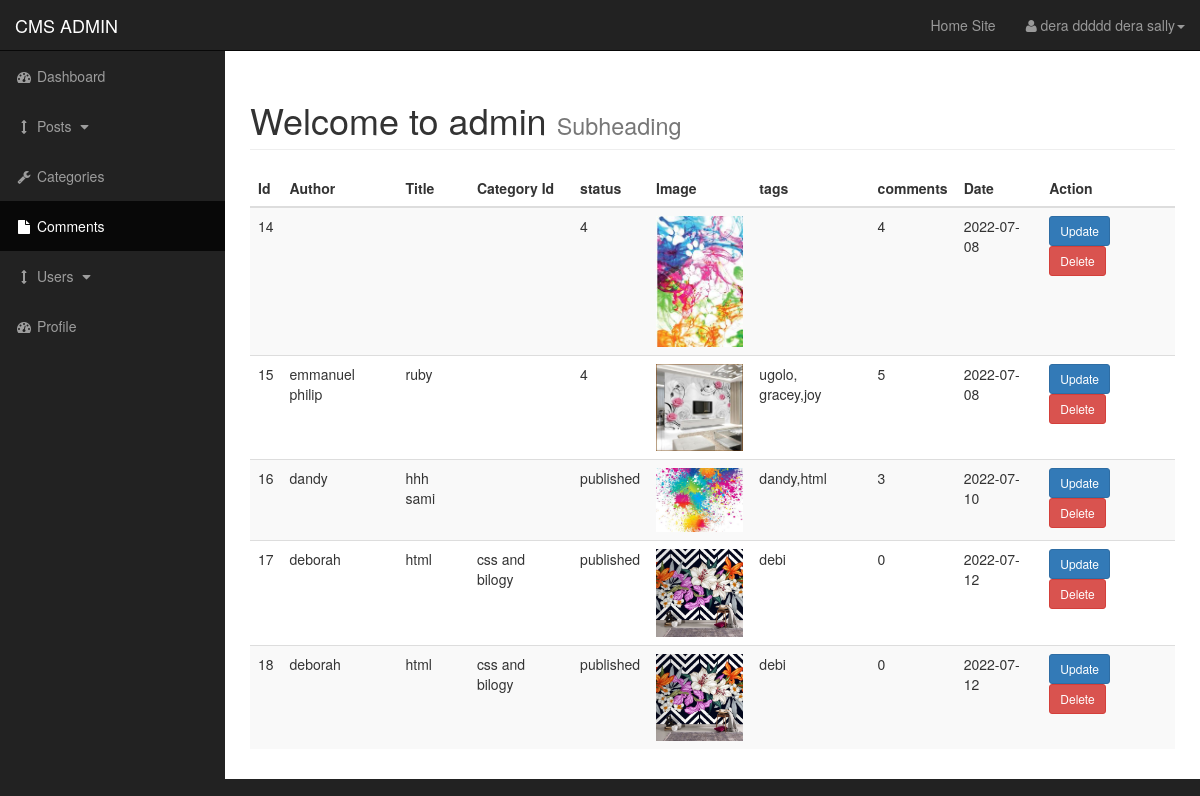
The app's page /admin/posts.php (signed in) with its own data.
### tables this page shows
CREATE TABLE `post` (
  `post_id` int(3) NOT NULL,
  `post_category_id` int(3) NOT NULL,
  `post_title` varchar(255) NOT NULL,
  `post_author` varchar(255) NOT NULL,
  `post_date` date NOT NULL,
  `post_image` text NOT NULL,
  `post_content` text NOT NULL,
  `post_tags` varchar(255) NOT NULL,
  `post_comment_count` int(11) NOT NULL,
  `post_status` varchar(255) NOT NULL DEFAULT 'draft'
);

CREATE TABLE `categories` (
  `cat_id` int(3) NOT NULL,
  `cat_title` varchar(255) NOT NULL
);

### admin/posts.php (the view, shortened to what this page needs)
<?php include_once('includes/header.php'); ?>
    <div id="wrapper">
        <?php include_once('includes/navigation.php'); ?>
        <div id="page-wrapper">
            <div class="container-fluid">
                <div class="row">
                    <div class="col-lg-12">
                    <h1 class="page-header">
                        Welcome to admin
                            <small> Subheading</small>
                        </h1>
                        <?php
                            global $conn;
                            $select = "SELECT * FROM `post`";
                            $sel = mysqli_query($conn, $select);
?>
                        <table class="table  table-striped">
                            <thead>
                                <tr>
                                    <th>Id</th>
                                    <th>Author </th>
                                    <th>Title</th>
                                    <th>Category Id</th>
                                    <th>status</th>
                                    <th>Image</th>
                                    <th>tags</th>
                                    <th>comments</th>
                                    <th>Date</th>
                                    <th>Action </th>
                                </tr>
                            </thead>
                            <tbody>
                            <?php
                                while($row=mysqli_fetch_assoc($sel)){
                                    $post_id = $row['post_id'];
                                    $post_author = $row['post_author'];
                                    $post_title = $row['post_title'];
                                    $post_category_id = $row['post_category_id'];
                                    $post_date= $row['post_date'];
                                    $post_comment= $row['post_comment_count'];
                                    $post_tags= $row['post_tags'];
                                    $post_status= $row['post_status'];
                                    $image= $row['post_image'];
                                    ?>
                                    <tr>
                                    <td> <?php echo $post_id?></td>
                                    <td> <?php echo $post_author?></td>
                                    <td> <?php echo $post_title?></td>
                                    <td>
                                    <?php
                                     global $conn;
                                     $get_row_id = "SELECT * FROM `categories` WHERE cat_id = $post_category_id";
                                     $get = mysqli_query($conn,$get_row_id);
                                         while($row=mysqli_fetch_assoc($get)){
                                             $title = $row['cat_title'];
                                             echo $title;
                                         }
?>
                                    </td>
                            <td> <?php echo $post_status;?></td>
                            <td> <img src='images/.<?php echo $image;?>' class='img-responsive ' height='20' width='90' alt=''>  </td>
                            <td> <?php echo $post_tags;?></td>
                            <td> <?php echo $post_comment;?></td>
                            <td> <?php echo $post_date;?></td>
                            <td>
                                    <a href='editPost.php? edit=<?php echo $post_id;?>' class='btn btn-primary btn-sm'>Update</a>
                                    <a href='posts.php?delete=<?php echo $post_id;?>' class='btn btn-danger btn-sm'>Delete</a>
                                    </td>
                                </tr>
                                <?php
                                }
?>
                            </tbody>
                        </table>
                    </div>
                </div>
            </div>
        </div>
<?php include_once('includes/footer.php'); ?>

### admin/includes/header.php (shortened to what this page needs)
<!DOCTYPE html>
<html lang="en">
<head>
    <link href="css/bootstrap.min.css" rel="stylesheet">
    <link href="css/sb-admin.css" rel="stylesheet">
    <link href="font-awesome/css/font-awesome.min.css" rel="stylesheet" type="text/css">
</head>
<body>

### admin/includes/navigation.php (shortened to what this page needs)
<nav class="navbar navbar-inverse navbar-fixed-top" role="navigation">
            <div class="navbar-header">
                <a class="navbar-brand" href="../index.php">CMS ADMIN</a>
            </div>
            <ul class="nav navbar-right top-nav">
                <li><a href="../index.php">Home Site</a></li>
                <li class="dropdown">
                    <a href="#" class="dropdown-toggle" data-toggle="dropdown"><i class="fa fa-user"></i> <?php  echo $_SESSION['firstname']. ' '. $_SESSION['lastname'];?><b class="caret"></b></a>
                </li>
            </ul>
            <div class="collapse navbar-collapse navbar-ex1-collapse">
                <ul class="nav navbar-nav side-nav">
                    <li>
                        <a href="index.php"><i class="fa fa-fw fa-dashboard"></i> Dashboard</a>
                    </li>
                    <li>
                        <a href="javascript:;" data-toggle="collapse" data-target="#post_dropdown"><i class="fa fa-fw fa-arrows-v">
                        </i> Posts <i class="fa fa-fw fa-caret-down"></i></a>
                    </li>
                    <li>
                        <a href="categories.php"><i class="fa fa-fw fa-wrench"></i> Categories</a>
                    </li>
                    <li class="active">
                        <a href="comments.php"><i class="fa fa-fw fa-file"></i> Comments</a>
                    </li>
                    <li>
                        <a href="javascript:;" data-toggle="collapse" data-target="#demo"><i class="fa fa-fw fa-arrows-v"></i> Users <i class="fa fa-fw fa-caret-down"></i></a>
                    </li>
                    <li>
                        <a href="./profile.php"><i class="fa fa-fw fa-dashboard"></i> Profile</a>
                    </li>
                </ul>
            </div>
        </nav>

### admin/includes/footer.php (shortened to what this page needs)
 </div>
</body>
</html>

### admin/css/sb-admin.css (style rules this page uses)
body { margin-top: 100px; background-color: #222; }
@media (min-width:768px) { body { margin-top: 50px; } }
#wrapper { padding-left: 0; }
#page-wrapper { width: 100%; padding: 0; background-color: #fff; }
@media (min-width:768px) { #wrapper { padding-left: 225px; } }
@media (min-width:768px) { #page-wrapper { padding: 10px; } }
.top-nav { padding: 0 15px; }
.top-nav>li { display: inline-block; float: left; }
.top-nav>li>a { padding-top: 15px; padding-bottom: 15px; line-height: 20px; color: #999; }
@media (min-width:768px) { .side-nav { position: fixed; top: 51px; left: 225px; width: 225px; margin-left: -225px; border: none; border-radius: 0; overflow-y: auto; background-color: #222; } }
@media (min-width:768px) { .side-nav>li>a { width: 225px; } }

### records on screen
post: post_id "14", post_status "4", post_image (picture), post_comment_count "4", post_date "2022-07-08"
post: post_id "15", post_author "emmanuel philip", post_title "ruby", post_status "4", post_image (picture), post_tags "ugolo, gracey,joy", post_comment_count "5", post_date "2022-07-08"
post: post_id "16", post_author "dandy", post_title "hhh sami", post_status "published", post_image (picture), post_tags "dandy,html", post_comment_count "3", post_date "2022-07-10"
post: post_id "17", post_author "deborah", post_title "html", post_status "published", post_image (picture), post_tags "debi", post_comment_count "0", post_date "2022-07-12"
categories: cat_title "css and bilogy"
post: post_id "18", post_author "deborah", post_title "html", post_status "published", post_image (picture), post_tags "debi", post_comment_count "0", post_date "2022-07-12"

### other values on screen
$_SESSION['firstname'] "dera ddddd"
$_SESSION['lastname'] "dera sally"
